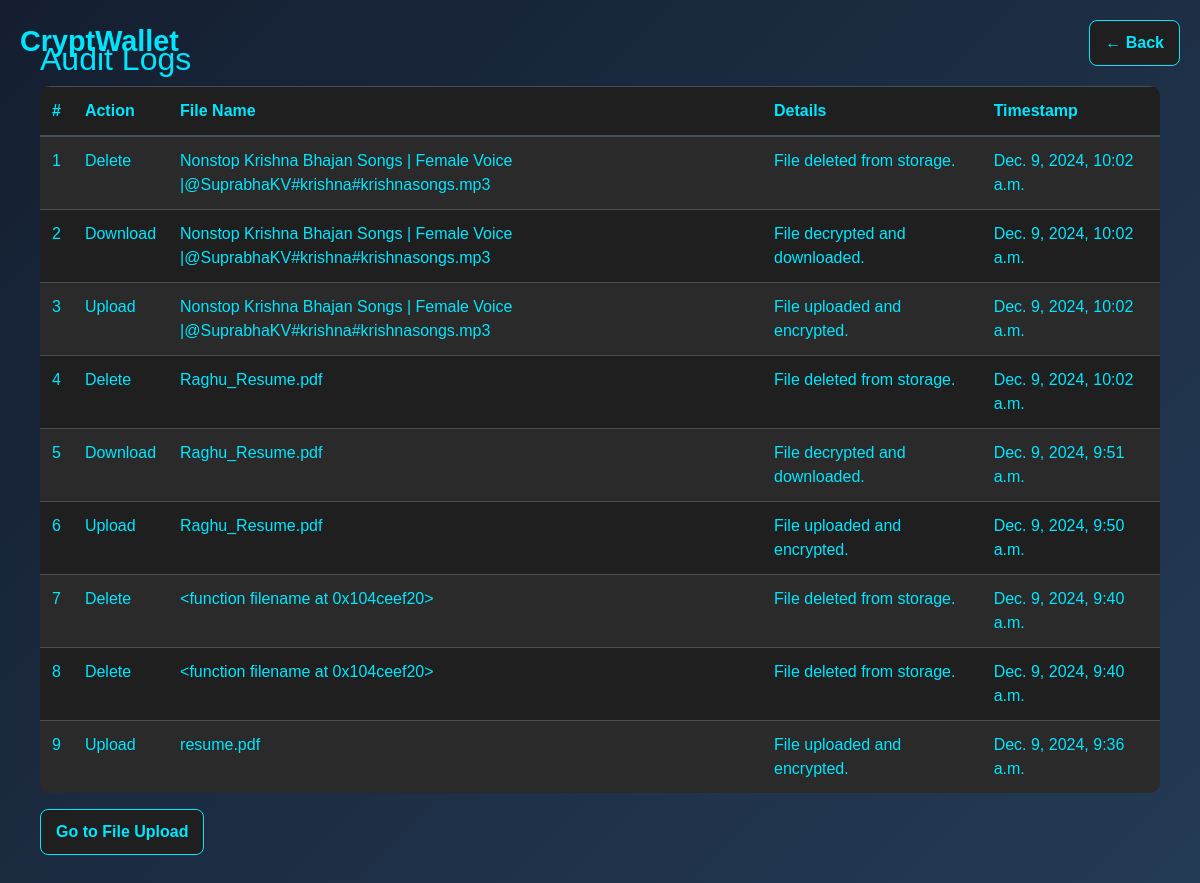
/audit-logs/ (signed in), run on an earlier commit of the app's database.
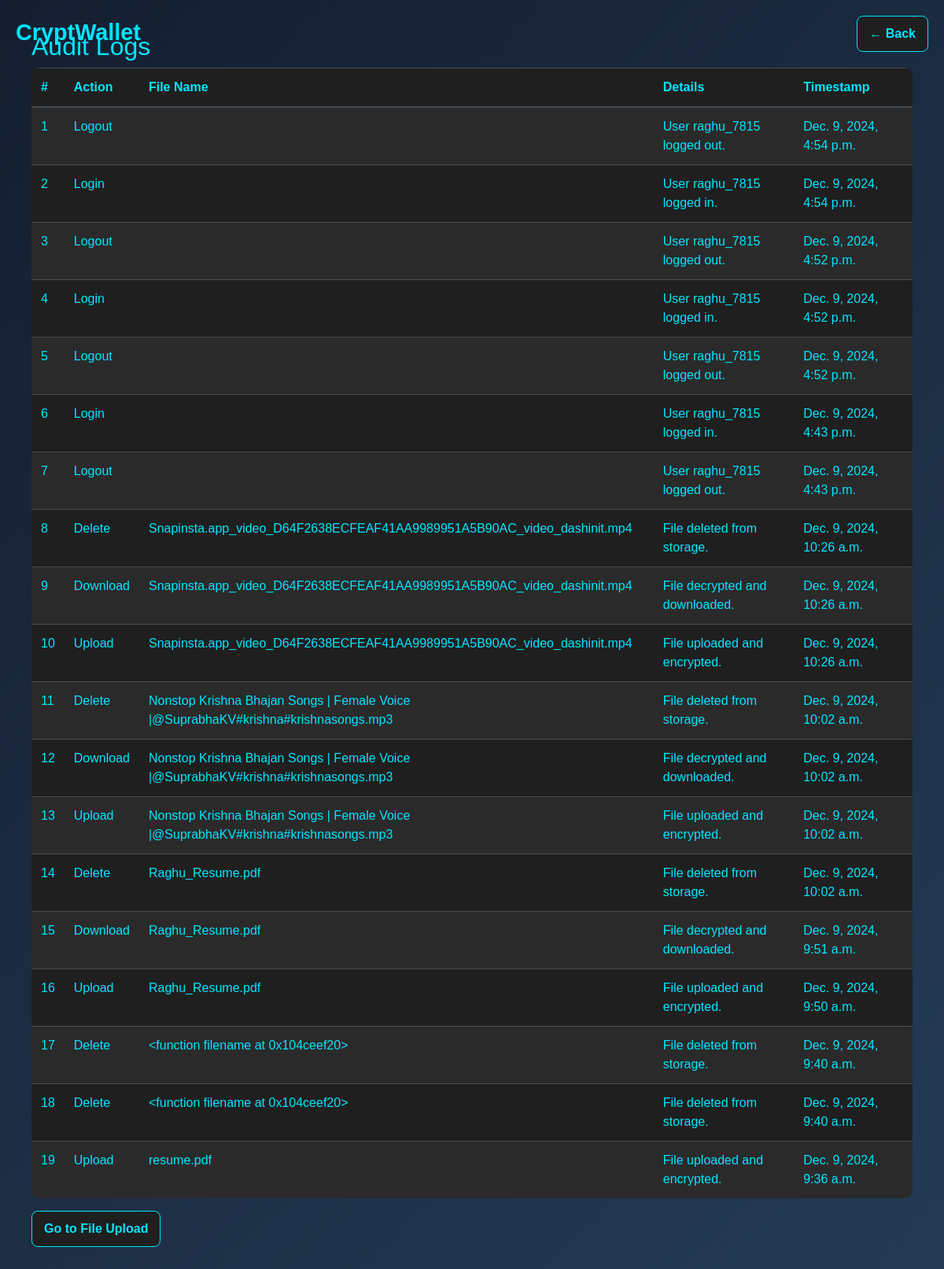
And on a later commit of the database.
### vault/models.py (models this page shows, shortened)
class AuditLog(models.Model):
    ACTIONS = [
        ('UPLOAD', 'Upload'),
        ('DOWNLOAD', 'Download'),
        ('DELETE', 'Delete'),
        ('LOGIN', 'Login'),
        ('LOGOUT', 'Logout'),
    ]
    user = models.ForeignKey(User, on_delete=models.CASCADE, related_name="audit_logs")
    action = models.CharField(max_length=10, choices=ACTIONS)
    file_name = models.CharField(max_length=255)
    timestamp = models.DateTimeField(default=now)
    details = models.TextField(blank=True, null=True)

### vault/views.py (the view)
# urls.py: path('audit-logs/', audit_logs, name='audit_logs'),
@login_required
def audit_logs(request):
    logs = AuditLog.objects.filter(user=request.user).order_by('-timestamp')
    return render(request, 'vault/audit_logs.html', {'logs': logs})

### vault/templates/vault/audit_logs.html (shortened to what this page needs)
<!DOCTYPE html>
<html lang="en">
<head>
    <link href="https://maxcdn.bootstrapcdn.com/bootstrap/4.5.2/css/bootstrap.min.css" rel="stylesheet">
</head>
<body class="dark-blue">
    <div class="logo-title">CryptWallet</div>
    <div class="back-button">
        <a href="{% url 'index' %}" class="btn btn-cyber">&larr; Back</a>
    </div>
    <div class="container">
        <h2>Audit Logs</h2>
        <table class="table table-dark table-striped">
            <thead>
                <tr>
                    <th>#</th>
                    <th>Action</th>
                    <th>File Name</th>
                    <th>Details</th>
                    <th>Timestamp</th>
                </tr>
            </thead>
            <tbody>
                {% for log in logs %}
                    <tr>
                        <td>{{ forloop.counter }}</td>
                        <td>{{ log.get_action_display }}</td>
                        <td>{{ log.file_name }}</td>
                        <td>{{ log.details }}</td>
                        <td>{{ log.timestamp }}</td>
                    </tr>
                {% empty %}
                    <tr>
                        <td colspan="5" class="text-center">No logs available.</td>
                    </tr>
                {% endfor %}
            </tbody>
        </table>
        <a href="{% url 'file_upload' %}" class="btn btn-cyber">Go to File Upload</a>
    </div>
</body>
</html>

What changed in the data, as far as the page shows it:
added AuditLog: action "Logout", details "User raghu_7815 logged out.", timestamp "Dec. 9, 2024, 4:54 p.m."
added AuditLog: action "Login", details "User raghu_7815 logged in.", timestamp "Dec. 9, 2024, 4:54 p.m."
added AuditLog: action "Logout", details "User raghu_7815 logged out.", timestamp "Dec. 9, 2024, 4:52 p.m."
added AuditLog: action "Login", details "User raghu_7815 logged in.", timestamp "Dec. 9, 2024, 4:52 p.m."
added AuditLog: action "Logout", details "User raghu_7815 logged out.", timestamp "Dec. 9, 2024, 4:52 p.m."
added AuditLog: action "Login", details "User raghu_7815 logged in.", timestamp "Dec. 9, 2024, 4:43 p.m."
added AuditLog: action "Logout", details "User raghu_7815 logged out.", timestamp "Dec. 9, 2024, 4:43 p.m."
added AuditLog: action "Delete", file_name "Snapinsta.app_video_D64F2638ECFEAF41AA9989951A5B90AC_video_dashinit.mp4", details "File deleted from storage.", timestamp "Dec. 9, 2024, 10:26 a.m."
added AuditLog: action "Download", file_name "Snapinsta.app_video_D64F2638ECFEAF41AA9989951A5B90AC_video_dashinit.mp4", details "File decrypted and downloaded.", timestamp "Dec. 9, 2024, 10:26 a.m."
added AuditLog: action "Upload", file_name "Snapinsta.app_video_D64F2638ECFEAF41AA9989951A5B90AC_video_dashinit.mp4", details "File uploaded and encrypted.", timestamp "Dec. 9, 2024, 10:26 a.m."
